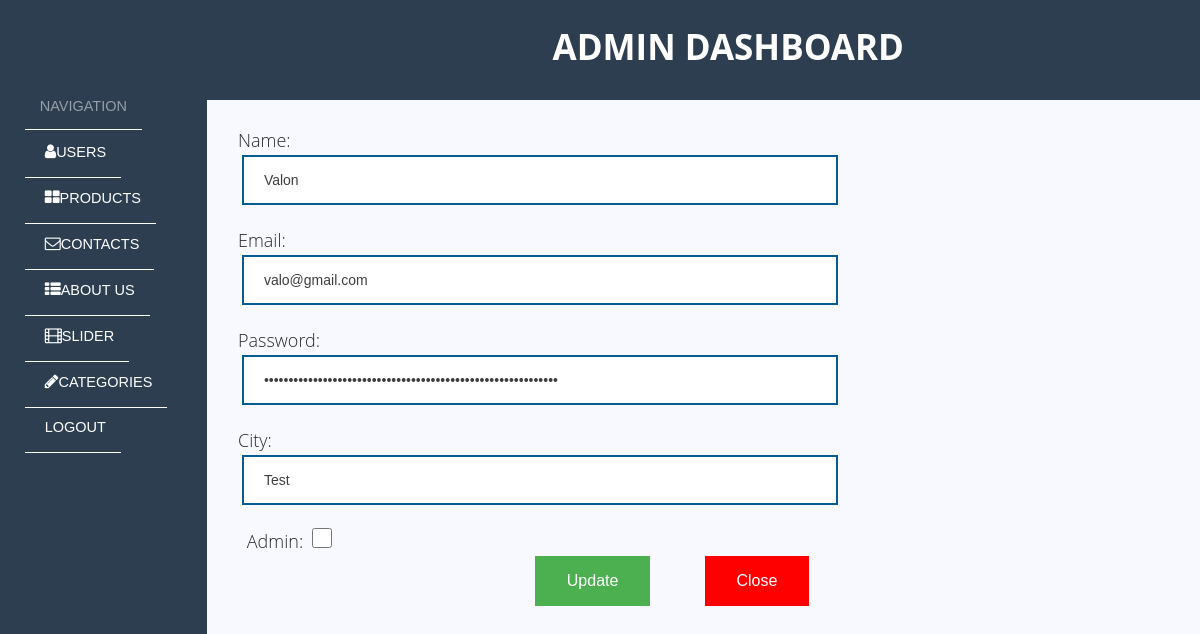
The app's page /backend/controllers/functions/edit-user.php?id=22 (signed in) with its own data.
### tables this page shows
CREATE TABLE `users` (
  `id` int(11) NOT NULL,
  `name` varchar(255) NOT NULL,
  `email` varchar(255) NOT NULL,
  `password` varchar(255) NOT NULL,
  `city` varchar(255) DEFAULT NULL,
  `gender` varchar(10) DEFAULT NULL,
  `is_superadmin` tinyint(4) NOT NULL DEFAULT 0,
  `created_at` date DEFAULT current_timestamp()
);

### backend/controllers/UserController.php (called while the page is built, shortened)
<?php
class UserController
{
    protected $database;
    public function __construct()
    {
        $this->database = new Database;
    }
    public function edit($id)
    {
        $query = $this->database->pdo->prepare('SELECT * FROM users WHERE id = :id');
        $query->execute(['id' => $id]);
        return $query->fetch();
    }
}
?>

### backend/core/Database.php (called while the page is built, shortened)
<?php
class Database
{
    public function __construct()
    {
        $host = "localhost";
        $user = "root";
        $password = "";
        $db_name = "flex-furniture-1";
        try {
            $link = new PDO("mysql:host=$host;dbname=$db_name", $user, $password);
            $this->pdo = $link;
        } catch (PDOException $e) {
            die('DIE' . $e->getMessage());
        }
    }
}
?>

### backend/controllers/functions/edit-user.php (the view, shortened to what this page needs)
<?php
require './../../controllers/UserController.php';
$user = new UserController;
if (isset($_GET['id'])) {
    $userId = $_GET['id'];
}
$currentUser = $user->edit($userId);
?>
<!DOCTYPE html>
<html lang="en">
<head>
    <link rel="stylesheet" type="text/css" media="screen" href="../../../css/admin.css">
    <link rel="stylesheet" href="https://cdnjs.cloudflare.com/ajax/libs/font-awesome/4.7.0/css/font-awesome.min.css">
</head>
<body>
<div class="dashboard-wrapper">
    <?php include '../../inc/sidebar.php' ?>
    <div id="dashboard-container">
        <div class="content-title">
            <h1 class="page-title"><a href="users.php">Admin Dashboard</a></h1>
        </div>
        <div class="main-content-edit" style="margin-left:30px">
            <form action="" method="POST">
                <div id="contact-form-group" class="form-group">
                    <div class="input-label">
                        <label id="heading-contact-phone" class="contact-phone">Name:</label>
                    </div>
                    <input id="inputButtons" value="<?php echo $currentUser['name']; ?>"
                           type="text" name="name" style="position:relative;left:5px;" required>
                </div>
                <div id="contact-form-group" class="form-group">
                    <div class="input-label">
                        <label id="heading-contact-phone" class="contact-phone">Email:</label>
                    </div>
                    <input id="inputButtons" type="email" value="<?php echo $currentUser['email']; ?>" name="email"
                           style="position:relative;left:5px;" required>
                </div>
                <div id="contact-form-group" class="form-group">
                    <div class="input-label">
                        <label id="heading-contact-phone" class="contact-phone">Password:</label>
                    </div>
                    <input id="inputButtons" type="password" value="<?php echo $currentUser['password']; ?>"
                           name="password"
                           style="position:relative;left:5px;" required>
                </div>
                <div id="contact-form-group" class="form-group">
                    <div class="input-label">
                        <label id="heading-contact-phone" class="contact-phone">City:</label>
                    </div>
                    <input id="inputButtons" type="text" name="city" value="<?php echo $currentUser['city']; ?>"
                           style="position:relative;left:5px;" required>
                </div>
                <div class="form-group">
                    <label id="title-contact-phone" class="contact-phone">Admin:</label>
                    <input type="checkbox" name="is_superadmin"
                        <?php
                        if ($currentUser["is_superadmin"] == "1") {
                            echo 'checked="checked"';
                        }
                        ?>
                           style="height: 20px; width: 20px;">
                </div>
                <button type="submit" name="submitted" class="addButton">Update</button>
                <button type="button" class="cancelButton">Close</button>
            </form>
        </div>
    </div>
</div>
</body>
</html>

### css/admin.css (style rules this page uses)
* { box-sizing: border-box; }
body { height: 100%; width: 100%; font-family: Verdana, Geneva, Tahoma, sans-serif; margin: 0; padding: 0; background-color: ghostwhite; display: flex; flex-direction: column; flex-wrap: wrap; }
.input-label { width: 10px; margin-left: 1px; }
.addButton { background-color: #4CAF50; border: none; color: white; margin-left: 30%; padding: 16px 32px; text-align: center; text-decoration: none; font-size: 16px; cursor: pointer; }
.cancelButton { background-color: red; border: none; color: white; margin-left: 5%; padding: 16px 32px; text-align: center; text-decoration: none; font-size: 16px; cursor: pointer; text-decoration: none; }
.contact-phone { font-family: 'Open Sans', sans-serif; font-size: 18px; color: #292929; line-height: 30px; font-weight: 300; padding-left: 1%; }
#inputButtons { width: 60%; box-sizing: border-box; padding: 20px; margin-bottom: 20px; border: 2px solid #065b91; color: #3e3e40; font-size: 14px; outline: none; transition: all 0.5s ease; height: 50px; }
#dashboard-container { display: flex; flex-direction: column; justify-content: flex-start; width: 100%; height: 1100px; }
.dashboard-wrapper { margin: 0; display: flex; min-height: 100%; }
.content-title { width: 100%; height: 100px; background-color: #2C3E50; }
.page-title { font-family: 'Open Sans', sans-serif; font-size: 35px; text-transform: uppercase; padding-left: 5%; text-align: center; }
.page-title a { text-decoration: none; color: #ffff; }
.main-content-edit { width: 100%; min-height: 630px; padding-bottom: 10%; margin-top: 25px; }

### records on screen
users: name "Valon", email "valo@gmail.com", city "Test"
